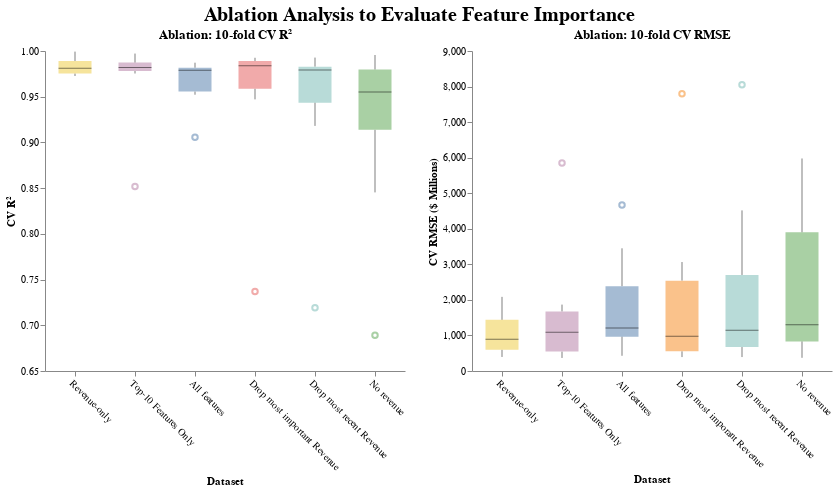

Here is the notebook cell this chart was saved with:
### Code cell
# Let's plot the two evaluations side-by-side for final report
(chart2 | chart).configure_view(stroke=None).properties(title=alt.TitleParams(
    'Ablation Analysis to Evaluate Feature Importance',
    anchor='middle', fontSize=20, fontWeight='bold'
))

### Figure 1 — Vega-Lite specification as saved in the notebook (floating-point values rounded to 4 significant figures)
{"config": {"view": {"continuousWidth": 300, "continuousHeight": 300, "stroke": null}}, "hconcat": [{"data": {"name": "data-9d71f82ed0082146e062edf88e29b42c"}, "mark": {"type": "boxplot", "median": {"color": "black", "strokeWidth": 3}, "opacity": 0.5, "size": 33}, "encoding": {"color": {"field": "xlab", "legend": null, "type": "nominal"}, "x": {"axis": {"grid": false, "labelAngle": 45}, "field": "xlab", "sort": ["Revenue-only", "Top-10 Features Only", "All features", "Drop most important Revenue", "Drop most recent Revenue", "No revenue"], "title": "Dataset", "type": "nominal"}, "y": {"axis": {"grid": false}, "field": "r2", "scale": {"clamp": true, "domain": [0.65, 1], "nice": false}, "title": "CV R²", "type": "quantitative"}}, "height": 320, "title": "Ablation: 10-fold CV R²", "width": 360}, {"data": {"name": "data-b741ac71b6a5a9783802aa84463c534e"}, "mark": {"type": "boxplot", "median": {"color": "black", "strokeWidth": 3}, "opacity": 0.5, "size": 33}, "encoding": {"color": {"field": "xlab", "legend": null, "type": "nominal"}, "x": {"axis": {"grid": false, "labelAngle": 45}, "field": "xlab", "sort": ["Revenue-only", "Top-10 Features Only", "All features", "Drop most imporant Revenue", "Drop most recent Revenue", "No revenue"], "title": "Dataset", "type": "nominal"}, "y": {"axis": {"grid": false}, "field": "rmse", "title": "CV RMSE ($ Millions)", "type": "quantitative"}}, "height": 320, "title": "Ablation: 10-fold CV RMSE", "width": 360}], "title": {"text": "Ablation Analysis to Evaluate Feature Importance", "anchor": "middle", "fontSize": 20, "fontWeight": "bold"}, "$schema": "https://vega.github.io/schema/vega-lite/v5.20.1.json", "datasets": {"data-9d71f82ed0082146e062edf88e29b42c": [{"dataset": "X_tot", "r2": 0.9057, "xlab": "All features"}, {"dataset": "X_tot", "r2": 0.9553, "xlab": "All features"}, {"dataset": "X_tot", "r2": 0.9818, "xlab": "All features"}, {"dataset": "X_tot", "r2": 0.979, "xlab": "All features"}, {"dataset": "X_tot", "r2": 0.9872, "xlab": "All features"}, {"dataset": "X_tot", "r2": 0.9522, "xlab": "All features"}, {"dataset": "X_tot", "r2": 0.9871, "xlab": "All features"}, {"dataset": "X_tot", "r2": 0.9814, "xlab": "All features"}, {"dataset": "X_tot", "r2": 0.9789, "xlab": "All features"}, {"dataset": "X_tot", "r2": 0.9566, "xlab": "All features"}, {"dataset": "X_no_rev", "r2": 0.8453, "xlab": "No revenue"}, {"dataset": "X_no_rev", "r2": 0.9667, "xlab": "No revenue"}, {"dataset": "X_no_rev", "r2": 0.9915, "xlab": "No revenue"}, {"dataset": "X_no_rev", "r2": 0.689, "xlab": "No revenue"}, {"dataset": "X_no_rev", "r2": 0.9567, "xlab": "No revenue"}, {"dataset": "X_no_rev", "r2": 0.9535, "xlab": "No revenue"}, {"dataset": "X_no_rev", "r2": 0.9956, "xlab": "No revenue"}, {"dataset": "X_no_rev", "r2": 0.9489, "xlab": "No revenue"}, {"dataset": "X_no_rev", "r2": 0.9841, "xlab": "No revenue"}, {"dataset": "X_no_rev", "r2": 0.902, "xlab": "No revenue"}, {"dataset": "X_only_rev", "r2": 0.9895, "xlab": "Revenue-only"}, {"dataset": "X_only_rev", "r2": 0.9743, "xlab": "Revenue-only"}, {"dataset": "X_only_rev", "r2": 0.9877, "xlab": "Revenue-only"}, {"dataset": "X_only_rev", "r2": 0.9727, "xlab": "Revenue-only"}, {"dataset": "X_only_rev", "r2": 0.9804, "xlab": "Revenue-only"}, {"dataset": "X_only_rev", "r2": 0.9993, "xlab": "Revenue-only"}, {"dataset": "X_only_rev", "r2": 0.9948, "xlab": "Revenue-only"}, {"dataset": "X_only_rev", "r2": 0.9783, "xlab": "Revenue-only"}, {"dataset": "X_only_rev", "r2": 0.982, "xlab": "Revenue-only"}, {"dataset": "X_only_rev", "r2": 0.9743, "xlab": "Revenue-only"}, {"dataset": "X_missing_lead", "r2": 0.737, "xlab": "Drop most important Revenue"}, {"dataset": "X_missing_lead", "r2": 0.9892, "xlab": "Drop most important Revenue"}, {"dataset": "X_missing_lead", "r2": 0.9884, "xlab": "Drop most important Revenue"}, {"dataset": "X_missing_lead", "r2": 0.9471, "xlab": "Drop most important Revenue"}, {"dataset": "X_missing_lead", "r2": 0.9852, "xlab": "Drop most important Revenue"}, {"dataset": "X_missing_lead", "r2": 0.9623, "xlab": "Drop most important Revenue"}, {"dataset": "X_missing_lead", "r2": 0.9926, "xlab": "Drop most important Revenue"}, {"dataset": "X_missing_lead", "r2": 0.9897, "xlab": "Drop most important Revenue"}, {"dataset": "X_missing_lead", "r2": 0.9823, "xlab": "Drop most important Revenue"}, {"dataset": "X_missing_lead", "r2": 0.9575, "xlab": "Drop most important Revenue"}, {"dataset": "X_missing_lastrev", "r2": 0.7192, "xlab": "Drop most recent Revenue"}, {"dataset": "X_missing_lastrev", "r2": 0.9806, "xlab": "Drop most recent Revenue"}, {"dataset": "X_missing_lastrev", "r2": 0.9831, "xlab": "Drop most recent Revenue"}, {"dataset": "X_missing_lastrev", "r2": 0.9407, "xlab": "Drop most recent Revenue"}, {"dataset": "X_missing_lastrev", "r2": 0.978, "xlab": "Drop most recent Revenue"}, {"dataset": "X_missing_lastrev", "r2": 0.9181, "xlab": "Drop most recent Revenue"}, {"dataset": "X_missing_lastrev", "r2": 0.9928, "xlab": "Drop most recent Revenue"}, {"dataset": "X_missing_lastrev", "r2": 0.9836, "xlab": "Drop most recent Revenue"}, {"dataset": "X_missing_lastrev", "r2": 0.9823, "xlab": "Drop most recent Revenue"}, {"dataset": "X_missing_lastrev", "r2": 0.9519, "xlab": "Drop most recent Revenue"}, {"dataset": "K_best_features", "r2": 0.8517, "xlab": "Top-10 Features Only"}, {"dataset": "K_best_features", "r2": 0.9778, "xlab": "Top-10 Features Only"}, {"dataset": "K_best_features", "r2": 0.9883, "xlab": "Top-10 Features Only"}, {"dataset": "K_best_features", "r2": 0.9754, "xlab": "Top-10 Features Only"}, {"dataset": "K_best_features", "r2": 0.9862, "xlab": "Top-10 Features Only"}, {"dataset": "K_best_features", "r2": 0.9877, "xlab": "Top-10 Features Only"}, {"dataset": "K_best_features", "r2": 0.9972, "xlab": "Top-10 Features Only"}, {"dataset": "K_best_features", "r2": 0.979, "xlab": "Top-10 Features Only"}, {"dataset": "K_best_features", "r2": 0.9844, "xlab": "Top-10 Features Only"}, {"dataset": "K_best_features", "r2": 0.9793, "xlab": "Top-10 Features Only"}], "data-b741ac71b6a5a9783802aa84463c534e": [{"dataset": "X_tot", "rmse": 4667.0, "xlab": "All features"}, {"dataset": "X_tot", "rmse": 959.3, "xlab": "All features"}, {"dataset": "X_tot", "rmse": 1424.0, "xlab": "All features"}, {"dataset": "X_tot", "rmse": 1339.0, "xlab": "All features"}, {"dataset": "X_tot", "rmse": 458.3, "xlab": "All features"}, {"dataset": "X_tot", "rmse": 3451.0, "xlab": "All features"}, {"dataset": "X_tot", "rmse": 1077.0, "xlab": "All features"}, {"dataset": "X_tot", "rmse": 983.4, "xlab": "All features"}, {"dataset": "X_tot", "rmse": 428.1, "xlab": "All features"}, {"dataset": "X_tot", "rmse": 2708.0, "xlab": "All features"}, {"dataset": "X_no_rev", "rmse": 5977.0, "xlab": "No revenue"}, {"dataset": "X_no_rev", "rmse": 827.5, "xlab": "No revenue"}, {"dataset": "X_no_rev", "rmse": 973.7, "xlab": "No revenue"}, {"dataset": "X_no_rev", "rmse": 5151.0, "xlab": "No revenue"}, {"dataset": "X_no_rev", "rmse": 842.8, "xlab": "No revenue"}, {"dataset": "X_no_rev", "rmse": 3404.0, "xlab": "No revenue"}, {"dataset": "X_no_rev", "rmse": 626.3, "xlab": "No revenue"}, {"dataset": "X_no_rev", "rmse": 1631.0, "xlab": "No revenue"}, {"dataset": "X_no_rev", "rmse": 371.1, "xlab": "No revenue"}, {"dataset": "X_no_rev", "rmse": 4067.0, "xlab": "No revenue"}, {"dataset": "X_only_rev", "rmse": 1554.0, "xlab": "Revenue-only"}, {"dataset": "X_only_rev", "rmse": 727.0, "xlab": "Revenue-only"}, {"dataset": "X_only_rev", "rmse": 1170.0, "xlab": "Revenue-only"}, {"dataset": "X_only_rev", "rmse": 1527.0, "xlab": "Revenue-only"}, {"dataset": "X_only_rev", "rmse": 567.3, "xlab": "Revenue-only"}, {"dataset": "X_only_rev", "rmse": 412.2, "xlab": "Revenue-only"}, {"dataset": "X_only_rev", "rmse": 683.9, "xlab": "Revenue-only"}, {"dataset": "X_only_rev", "rmse": 1062.0, "xlab": "Revenue-only"}, {"dataset": "X_only_rev", "rmse": 394.6, "xlab": "Revenue-only"}, {"dataset": "X_only_rev", "rmse": 2085.0, "xlab": "Revenue-only"}, {"dataset": "X_missing_lead", "rmse": 7795.0, "xlab": "Drop most imporant Revenue"}, {"dataset": "X_missing_lead", "rmse": 471.0, "xlab": "Drop most imporant Revenue"}, {"dataset": "X_missing_lead", "rmse": 1136.0, "xlab": "Drop most imporant Revenue"}, {"dataset": "X_missing_lead", "rmse": 2125.0, "xlab": "Drop most imporant Revenue"}, {"dataset": "X_missing_lead", "rmse": 493.3, "xlab": "Drop most imporant Revenue"}, {"dataset": "X_missing_lead", "rmse": 3064.0, "xlab": "Drop most imporant Revenue"}, {"dataset": "X_missing_lead", "rmse": 814.4, "xlab": "Drop most imporant Revenue"}, {"dataset": "X_missing_lead", "rmse": 733.0, "xlab": "Drop most imporant Revenue"}, {"dataset": "X_missing_lead", "rmse": 391.8, "xlab": "Drop most imporant Revenue"}, {"dataset": "X_missing_lead", "rmse": 2681.0, "xlab": "Drop most imporant Revenue"}, {"dataset": "X_missing_lastrev", "rmse": 8054.0, "xlab": "Drop most recent Revenue"}, {"dataset": "X_missing_lastrev", "rmse": 631.5, "xlab": "Drop most recent Revenue"}, {"dataset": "X_missing_lastrev", "rmse": 1373.0, "xlab": "Drop most recent Revenue"}, {"dataset": "X_missing_lastrev", "rmse": 2249.0, "xlab": "Drop most recent Revenue"}, {"dataset": "X_missing_lastrev", "rmse": 600.5, "xlab": "Drop most recent Revenue"}, {"dataset": "X_missing_lastrev", "rmse": 4517.0, "xlab": "Drop most recent Revenue"}, {"dataset": "X_missing_lastrev", "rmse": 802.9, "xlab": "Drop most recent Revenue"}, {"dataset": "X_missing_lastrev", "rmse": 924.3, "xlab": "Drop most recent Revenue"}, {"dataset": "X_missing_lastrev", "rmse": 392.2, "xlab": "Drop most recent Revenue"}, {"dataset": "X_missing_lastrev", "rmse": 2851.0, "xlab": "Drop most recent Revenue"}, {"dataset": "K_best_features", "rmse": 5852.0, "xlab": "Top-10 Features Only"}, {"dataset": "K_best_features", "rmse": 675.7, "xlab": "Top-10 Features Only"}, {"dataset": "K_best_features", "rmse": 1142.0, "xlab": "Top-10 Features Only"}, {"dataset": "K_best_features", "rmse": 1450.0, "xlab": "Top-10 Features Only"}, {"dataset": "K_best_features", "rmse": 476.5, "xlab": "Top-10 Features Only"}, {"dataset": "K_best_features", "rmse": 1751.0, "xlab": "Top-10 Features Only"}, {"dataset": "K_best_features", "rmse": 501.7, "xlab": "Top-10 Features Only"}, {"dataset": "K_best_features", "rmse": 1044.0, "xlab": "Top-10 Features Only"}, {"dataset": "K_best_features", "rmse": 367.4, "xlab": "Top-10 Features Only"}, {"dataset": "K_best_features", "rmse": 1868.0, "xlab": "Top-10 Features Only"}]}}
